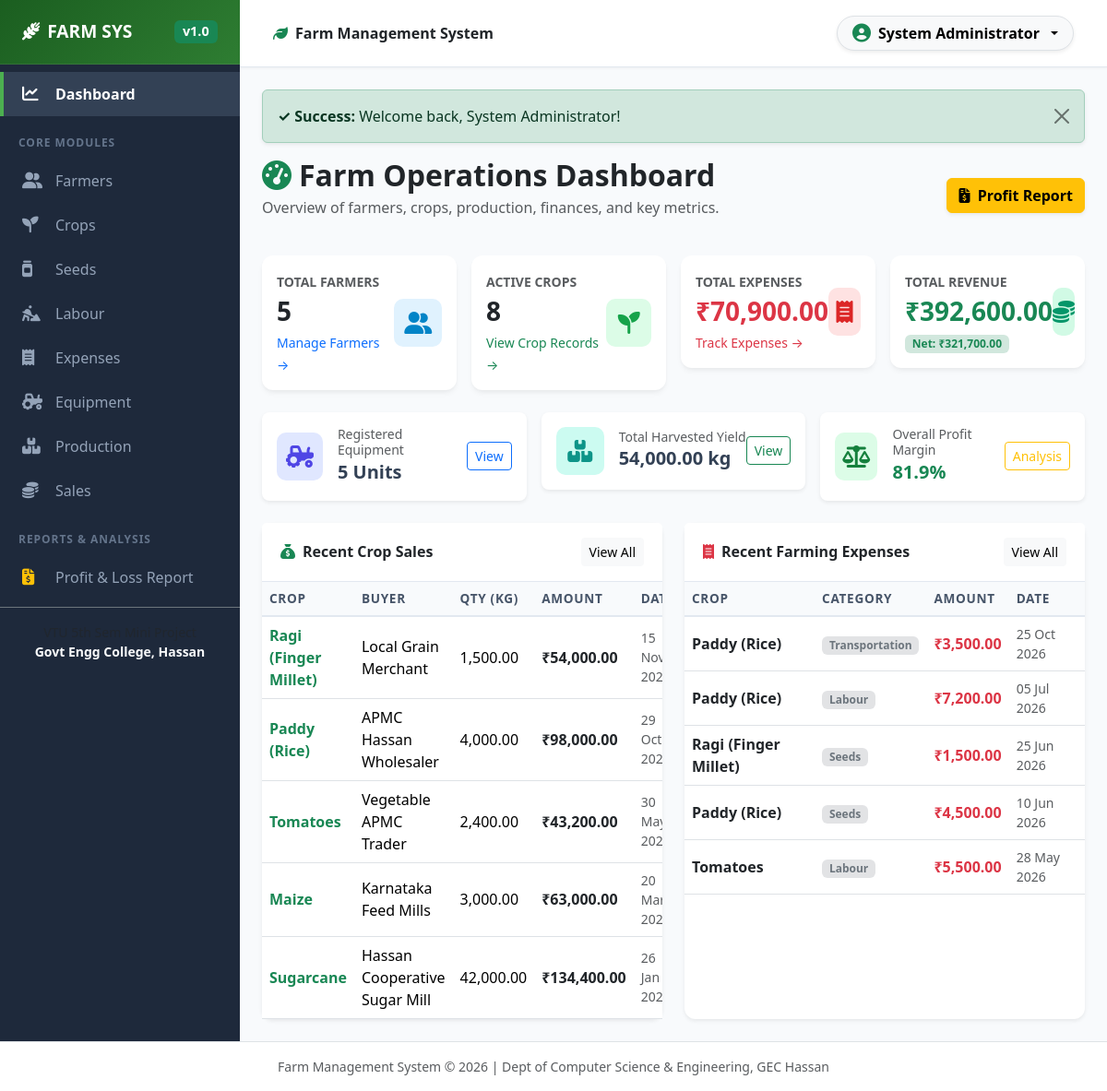
/dashboard.php (signed in), run on the app's committed database.
### tables this page shows
CREATE TABLE IF NOT EXISTS `sales` (
  `sale_id` INT AUTO_INCREMENT PRIMARY KEY,
  `crop_id` INT NOT NULL,
  `buyer_name` VARCHAR(100) NOT NULL,
  `quantity_kg` DECIMAL(10,2) NOT NULL,
  `price_per_kg` DECIMAL(10,2) NOT NULL,
  `sale_date` DATE NOT NULL,
  `created_at` TIMESTAMP DEFAULT CURRENT_TIMESTAMP,
  FOREIGN KEY (`crop_id`) REFERENCES `crop`(`crop_id`) ON DELETE CASCADE
);

CREATE TABLE IF NOT EXISTS `crop` (
  `crop_id` INT AUTO_INCREMENT PRIMARY KEY,
  `farmer_id` INT NOT NULL,
  `crop_name` VARCHAR(100) NOT NULL,
  `season` VARCHAR(30) NOT NULL,
  `planting_date` DATE NOT NULL,
  `harvest_date` DATE DEFAULT NULL,
  `created_at` TIMESTAMP DEFAULT CURRENT_TIMESTAMP,
  FOREIGN KEY (`farmer_id`) REFERENCES `farmer`(`farmer_id`) ON DELETE CASCADE
);

CREATE TABLE IF NOT EXISTS `expense` (
  `expense_id` INT AUTO_INCREMENT PRIMARY KEY,
  `crop_id` INT NOT NULL,
  `category` ENUM('Seeds','Labour','Transportation','Other') NOT NULL,
  `amount` DECIMAL(10,2) NOT NULL,
  `expense_date` DATE NOT NULL,
  `description` VARCHAR(255) DEFAULT NULL,
  `created_at` TIMESTAMP DEFAULT CURRENT_TIMESTAMP,
  FOREIGN KEY (`crop_id`) REFERENCES `crop`(`crop_id`) ON DELETE CASCADE
);

### dashboard.php (the view, shortened to what this page needs)
<?php
require_once __DIR__ . '/includes/header.php';
$total_farmers = $pdo->query("SELECT COUNT(*) FROM farmer")->fetchColumn();
$total_crops = $pdo->query("SELECT COUNT(*) FROM crop")->fetchColumn();
$total_expenses = $pdo->query("SELECT COALESCE(SUM(amount), 0) FROM expense")->fetchColumn();
$total_sales = $pdo->query("SELECT COALESCE(SUM(quantity_kg * price_per_kg), 0) FROM sales")->fetchColumn();
$net_profit = $total_sales - $total_expenses;
$total_equipment = $pdo->query("SELECT COUNT(*) FROM equipment")->fetchColumn();
$total_production_kg = $pdo->query("SELECT COALESCE(SUM(quantity_kg), 0) FROM production")->fetchColumn();
$recent_sales_stmt = $pdo->query("
    SELECT s.*, c.crop_name, (s.quantity_kg * s.price_per_kg) as total_amount
    FROM sales s
    JOIN crop c ON s.crop_id = c.crop_id
    ORDER BY s.sale_date DESC LIMIT 5
");
$recent_sales = $recent_sales_stmt->fetchAll();
$recent_expenses_stmt = $pdo->query("
    SELECT e.*, c.crop_name
    FROM expense e
    JOIN crop c ON e.crop_id = c.crop_id
    ORDER BY e.expense_date DESC LIMIT 5
");
$recent_expenses = $recent_expenses_stmt->fetchAll();
?>
<div class="row mb-4">
    <div class="col-md-8">
        <h2 class="fw-bold text-dark mb-1"><i class="fa-solid fa-gauge-high text-success me-2"></i>Farm Operations Dashboard</h2>
        <p class="text-muted">Overview of farmers, crops, production, finances, and key metrics.</p>
    </div>
    <div class="col-md-4 text-md-end d-flex align-items-center justify-content-md-end gap-2">
        <a href="reports/profit_loss.php" class="btn btn-warning fw-semibold shadow-sm">
            <i class="fa-solid fa-file-invoice-dollar me-1"></i> Profit Report
        </a>
    </div>
</div>
<div class="row g-3 mb-4">
    <div class="col-xl-3 col-md-6">
        <div class="card card-metric p-3 bg-white">
            <div class="d-flex align-items-center justify-content-between">
                <div>
                    <span class="text-muted fw-semibold small text-uppercase">Total Farmers</span>
                    <h3 class="fw-bold text-dark my-1"><?= number_format($total_farmers) ?></h3>
                    <a href="modules/farmer/list.php" class="text-primary text-decoration-none small">Manage Farmers &rarr;</a>
                </div>
                <div class="metric-icon icon-farmer">
                    <i class="fa-solid fa-user-group"></i>
                </div>
            </div>
        </div>
    </div>
    <div class="col-xl-3 col-md-6">
        <div class="card card-metric p-3 bg-white">
            <div class="d-flex align-items-center justify-content-between">
                <div>
                    <span class="text-muted fw-semibold small text-uppercase">Active Crops</span>
                    <h3 class="fw-bold text-dark my-1"><?= number_format($total_crops) ?></h3>
                    <a href="modules/crop/list.php" class="text-success text-decoration-none small">View Crop Records &rarr;</a>
                </div>
                <div class="metric-icon icon-crop">
                    <i class="fa-solid fa-seedling"></i>
                </div>
            </div>
        </div>
    </div>
    <div class="col-xl-3 col-md-6">
        <div class="card card-metric p-3 bg-white">
            <div class="d-flex align-items-center justify-content-between">
                <div>
                    <span class="text-muted fw-semibold small text-uppercase">Total Expenses</span>
                    <h3 class="fw-bold text-danger my-1"><?= format_currency($total_expenses) ?></h3>
                    <a href="modules/expense/list.php" class="text-danger text-decoration-none small">Track Expenses &rarr;</a>
                </div>
                <div class="metric-icon icon-expense">
                    <i class="fa-solid fa-receipt"></i>
                </div>
            </div>
        </div>
    </div>
    <div class="col-xl-3 col-md-6">
        <div class="card card-metric p-3 bg-white">
            <div class="d-flex align-items-center justify-content-between">
                <div>
                    <span class="text-muted fw-semibold small text-uppercase">Total Revenue</span>
                    <h3 class="fw-bold text-success my-1"><?= format_currency($total_sales) ?></h3>
                    <span class="badge <?= ($net_profit >= 0) ? 'bg-success-subtle text-success' : 'bg-danger-subtle text-danger' ?> fw-semibold">
                        Net: <?= format_currency($net_profit) ?>
                    </span>
                </div>
                <div class="metric-icon icon-sales">
                    <i class="fa-solid fa-coins"></i>
                </div>
            </div>
        </div>
    </div>
</div>
<div class="row g-3 mb-4">
    <div class="col-md-4">
        <div class="p-3 bg-white rounded-3 shadow-sm d-flex align-items-center justify-content-between">
            <div class="d-flex align-items-center gap-3">
                <div class="metric-icon icon-equipment"><i class="fa-solid fa-tractor"></i></div>
                <div>
                    <h6 class="mb-0 text-muted small">Registered Equipment</h6>
                    <span class="fs-5 fw-bold"><?= number_format($total_equipment) ?> Units</span>
                </div>
            </div>
            <a href="modules/equipment/list.php" class="btn btn-sm btn-outline-primary">View</a>
        </div>
    </div>
    <div class="col-md-4">
        <div class="p-3 bg-white rounded-3 shadow-sm d-flex align-items-center justify-content-between">
            <div class="d-flex align-items-center gap-3">
                <div class="metric-icon icon-production"><i class="fa-solid fa-boxes-stacked"></i></div>
                <div>
                    <h6 class="mb-0 text-muted small">Total Harvested Yield</h6>
                    <span class="fs-5 fw-bold"><?= number_format($total_production_kg, 2) ?> kg</span>
                </div>
            </div>
            <a href="modules/production/list.php" class="btn btn-sm btn-outline-success">View</a>
        </div>
    </div>
    <div class="col-md-4">
        <div class="p-3 bg-white rounded-3 shadow-sm d-flex align-items-center justify-content-between">
            <div class="d-flex align-items-center gap-3">
                <div class="metric-icon icon-profit"><i class="fa-solid fa-scale-balanced"></i></div>
                <div>
                    <h6 class="mb-0 text-muted small">Overall Profit Margin</h6>
                    <span class="fs-5 fw-bold <?= ($net_profit >= 0) ? 'text-success' : 'text-danger' ?>">
                        <?= ($total_sales > 0) ? number_format(($net_profit / $total_sales) * 100, 1) . '%' : 'N/A' ?>
                    </span>
                </div>
            </div>
            <a href="reports/profit_loss.php" class="btn btn-sm btn-outline-warning">Analysis</a>
        </div>
    </div>
</div>
<div class="row g-4">
    <div class="col-lg-6">
        <div class="card shadow-sm h-100">
            <div class="card-header d-flex justify-content-between align-items-center">
                <span class="fw-bold"><i class="fa-solid fa-sack-dollar text-success me-2"></i>Recent Crop Sales</span>
                <a href="modules/sales/list.php" class="btn btn-sm btn-light">View All</a>
            </div>
            <div class="card-body p-0">
                <div class="table-responsive">
                    <table class="table table-hover align-middle mb-0">
                        <thead class="table-light">
                            <tr>
                                <th>Crop</th>
                                <th>Buyer</th>
                                <th>Qty (kg)</th>
                                <th>Amount</th>
                                <th>Date</th>
                            </tr>
                        </thead>
                        <tbody>
                            <?php if (empty($recent_sales)): ?>
                                <tr><td colspan="5" class="text-center py-3 text-muted">No sales recorded yet.</td></tr>
                            <?php else: ?>
                                <?php foreach ($recent_sales as $sale): ?>
                                    <tr>
                                        <td class="fw-semibold text-success"><?= htmlspecialchars($sale['crop_name']) ?></td>
                                        <td><?= htmlspecialchars($sale['buyer_name']) ?></td>
                                        <td><?= number_format($sale['quantity_kg'], 2) ?></td>
                                        <td class="fw-bold text-dark"><?= format_currency($sale['total_amount']) ?></td>
                                        <td class="small text-muted"><?= format_date($sale['sale_date']) ?></td>
                                    </tr>
                                <?php endforeach; ?>
                            <?php endif; ?>
                        </tbody>
                    </table>
                </div>
            </div>
        </div>
    </div>
    <div class="col-lg-6">
        <div class="card shadow-sm h-100">
            <div class="card-header d-flex justify-content-between align-items-center">
                <span class="fw-bold"><i class="fa-solid fa-receipt text-danger me-2"></i>Recent Farming Expenses</span>
                <a href="modules/expense/list.php" class="btn btn-sm btn-light">View All</a>
            </div>
            <div class="card-body p-0">
                <div class="table-responsive">
                    <table class="table table-hover align-middle mb-0">
                        <thead class="table-light">
                            <tr>
                                <th>Crop</th>
                                <th>Category</th>
                                <th>Amount</th>
                                <th>Date</th>
                            </tr>
                        </thead>
                        <tbody>
                            <?php if (empty($recent_expenses)): ?>
                                <tr><td colspan="4" class="text-center py-3 text-muted">No expenses recorded yet.</td></tr>
                            <?php else: ?>
                                <?php foreach ($recent_expenses as $exp): ?>
                                    <tr>
                                        <td class="fw-semibold text-dark"><?= htmlspecialchars($exp['crop_name']) ?></td>
                                        <td><span class="badge bg-secondary-subtle text-secondary fw-semibold"><?= htmlspecialchars($exp['category']) ?></span></td>
                                        <td class="fw-bold text-danger"><?= format_currency($exp['amount']) ?></td>
                                        <td class="small text-muted"><?= format_date($exp['expense_date']) ?></td>
                                    </tr>
                                <?php endforeach; ?>
                            <?php endif; ?>
                        </tbody>
                    </table>
                </div>
            </div>
        </div>
    </div>
</div>
<?php require_once __DIR__ . '/includes/footer.php'; ?>

### data on the page
sales: crop.crop_name "Ragi (Finger Millet)", buyer_name "Local Grain Merchant", quantity_kg "1,500.00", total_amount "₹54,000.00", sale_date "15…"
sales: crop.crop_name "Paddy (Rice)", buyer_name "APMC Hassan Wholesaler", quantity_kg "4,000.00", total_amount "₹98,000.00", sale_date "29 Oct…"
sales: crop.crop_name "Tomatoes", buyer_name "Vegetable APMC Trader", quantity_kg "2,400.00", total_amount "₹43,200.00", sale_date "30…"
sales: crop.crop_name "Maize", buyer_name "Karnataka Feed Mills", quantity_kg "3,000.00", total_amount "₹63,000.00", sale_date "20…"
sales: crop.crop_name "Sugarcane", buyer_name "Hassan Cooperative Sugar Mill", quantity_kg "42,000.00", total_amount "₹134,400.00", sale_date "26 Jan…"
expense: crop.crop_name "Paddy (Rice)", category "Transportation", amount "₹3,500.00", expense_date "25 Oct 2026"
expense: crop.crop_name "Paddy (Rice)", category "Labour", amount "₹7,200.00", expense_date "05 Jul 2026"
expense: crop.crop_name "Ragi (Finger Millet)", category "Seeds", amount "₹1,500.00", expense_date "25 Jun 2026"
expense: crop.crop_name "Paddy (Rice)", category "Seeds", amount "₹4,500.00", expense_date "10 Jun 2026"
expense: crop.crop_name "Tomatoes", category "Labour", amount "₹5,500.00", expense_date "28 May 2026"

### other printed values
$_SESSION['full_name'] "System Administrator"
$flash['message'] "Welcome back, System Administrator!"
$total_farmers "5"
$total_crops "8"
format_currency($total_expenses) "₹70,900.00"
format_currency($total_sales) "₹392,600.00"
format_currency($net_profit) "₹321,700.00"
$total_equipment "5"
$total_production_kg "54,000.00"
